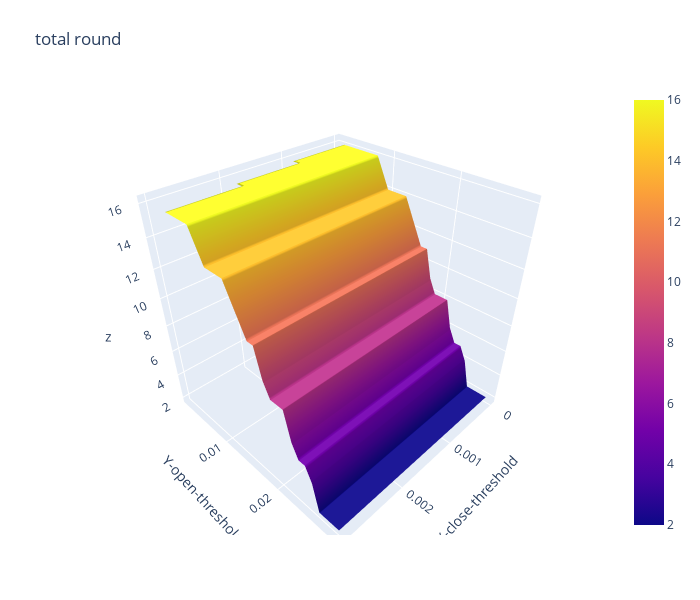

The code cell stored with this chart in its notebook:
### Code cell
import plotly.graph_objects as go

x_data = df_total_round.columns.to_list() # close threshold

y_data = df_total_round.index.to_list() # open threshold

z_data = df_total_round.copy(deep=True) # win rate

fig = go.Figure(data=[go.Surface(z=z_data.values,x=x_data,y=y_data)])

fig.update_layout(title="total round", # 标题
                  autosize=False,  # 尺度自动缩放
                  width=700,  # 长宽
                  height=600,
                  margin=dict(l=65,r=50,b=65,t=90),  # 4个位置的距离
                  scene=dict(xaxis_title='X-close-threshold',yaxis_title='Y-open-threshold')
                 )

fig.show()

### Figure 1 — Plotly figure (JSON) as saved in the notebook; plotly's stock layout.template omitted (floating-point values rounded to 4 significant figures)
{"data": [{"type": "surface", "x": [0, 0.001, 0.002, 0.003], "y": [0.001, 0.002, 0.003, 0.004, 0.005, 0.006, 0.007, 0.008, 0.009, 0.01, 0.011, 0.012, 0.013, 0.014, 0.015, 0.016, 0.017, 0.018, 0.019, 0.02, 0.021, 0.022, 0.023, 0.024, 0.025, 0.026, 0.027, 0.028, 0.029], "z": [[16, null, null, null], [16, 16, null, null], [16, 16, 16, null], [16, 16, 16, 16], [16, 16, 16, 16], [16, 16, 16, 16], [16, 16, 16, 16], [16, 16, 16, 16], [15, 15, 15, 15], [14, 14, 14, 14], [14, 14, 14, 14], [14, 14, 14, 14], [14, 14, 14, 14], [13, 13, 13, 13], [12, 12, 12, 12], [11, 11, 11, 11], [11, 11, 11, 11], [9, 9, 9, 9], [8, 8, 8, 8], [8, 8, 8, 8], [8, 8, 8, 8], [6, 6, 6, 6], [5, 5, 5, 5], [5, 5, 5, 5], [4, 4, 4, 4], [2, 2, 2, 2], [2, 2, 2, 2], [2, 2, 2, 2], [2, 2, 2, 2]]}], "layout": {"autosize": false, "height": 600, "margin": {"b": 65, "l": 65, "r": 50, "t": 90}, "scene": {"xaxis": {"title": {"text": "X-close-threshold"}}, "yaxis": {"title": {"text": "Y-open-threshold"}}}, "title": {"text": "total round"}, "width": 700}}
